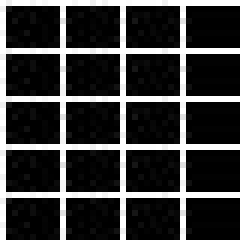
#> input picture test2.jpg, 40 x 40 px, found by its file name (shown 6 times larger)
$ jupyter execute --allow-errors conv_int_40_40.ipynb   (older library calls are emulated)
#> lines starting #> are read from the running program, lines starting #| are printed output that depends on the picture; after the words box and inside, x2 and y2 are one past the last pixel; in counts of white or black regions, pixels touching at a corner belong together
## Vertical Edge filter on a 40x40 image

[cell 1]
from pynq import Overlay
from pynq import MMIO
from pynq import Xlnk
import numpy as np
import scipy
import bitstring
from PIL import Image
from scipy.misc import imshow, imresize, imsave
from scipy.ndimage.filters import convolve,correlate
import matplotlib.pyplot as plt
import time

### Function to convert a RGB image to grayscale

[cell 2]
def rgb2grayscale(im):
        """
            Converts RGB to Grayscale.
            @params: Input RGB image.
            @return: Grayscale image(1 channel)
        """
        if  len(im.shape) > 2:
            if im.shape[2] == 3: # Convert RGB image to Grayscale
                r, g, b = im[:, :, 0], im[:, :, 1], im[:, :, 2]
                grayscale = 0.2989 * r + 0.5870 * g + 0.1140 * b
                return grayscale
        else:
            return im

### Open Input Image
The following piece of code carries out the following
- opens image
- converts it to grayscale
- print out the shape of the image

The input image is an image with horizontal and vertical lines as shown below

[cell 3]
img = Image.open("/home/xilinx/jupyter_notebooks/test2.jpg")
#> img is the input picture: PIL image 40x40 L; min 0, max 255, mean 55.4
img = np.array(img)
in_img = rgb2grayscale(np.array(img))
height, width = in_img.shape
#> height = 40; width = 40
print(in_img.shape)
#| (40, 40)

### Load FPGA bitstream
Here we load the bitstream generated from the Vivado tool as a overlay

#> (a cell that did not finish here is left out)

### Define the Sobel filter
Here we define the Sobel filter which detects vertical edges

[cell 5]
kernel_dim = 3
kernel = np.array([[1,2,1],[0,0,0],[-1,-2,-1]])
kernel = kernel.T

### Declare/Initialize array for output image
Here we declare an output array of size = 1600.
This is a 1D array

[cell 6]
out_img = np.zeros((height-kernel_dim//2-1)*(width-kernel_dim//2-1))
#> out_img = 1444 values from 0 to 0
print(out_img.shape)
#| (1444,)

### Address and size of the input buffer

#> (a cell that did not finish here is left out)

### Address and size of the output buffer

#> (a cell that did not finish here is left out)

### Write kernel to Conv. core registers
Since the kernel data is stored in the registers of the core we load the kernel data here.
The kernel is stored in registers 0x40 through 0x7f

[cell 9]
y,x = kernel.shape
# Address for the config register of the core
start_addr = 0x40
#> (the rest of this cell did not finish here and is left out)

### Write input image to input buffer ram

[cell 10]
h,w = in_img.shape
#> h = 40; w = 40
print("Input dimensions",h,w)
#| Input dimensions 40 40
start_addr = 0x00
#> (the rest of this cell did not finish here and is left out)

### Configure the convolution core
The following steps are carried out in the code block below
- Configure the width register
- Configure the height register
- Write 5 in the 0x00 register to start conv operation
- Poll register 0x00 to check if the operation is completed

#> (a cell that did not finish here is left out)

### Read Output buffer
Read the output buffer data into numpy array - out_img. The 2's complement neagtive numbers are converted accordingly

[cell 12]
# read out the processed data
start_addr = 0x00
#> (the rest of this cell did not finish here and is left out)

### Reshape the 1D array to a 2D array

[cell 13]
out_img = np.reshape(out_img,(h-kernel_dim//2-1,w-kernel_dim//2-1))

### Save the output image

[cell 14]
_out_img = Image.fromarray(out_img)
#> _out_img: PIL image 38x38 F; every value is 0
#> out_img: shape (38, 38) float64; every value is 0
imsave("test2_out.jpg", _out_img)

## Output Image
The output image from output buffer is below

Here we see that the horizontal lines are not part of the image

[cell 15]
st_time = time.time()
ref_out_img = correlate(in_img, kernel, mode='constant')
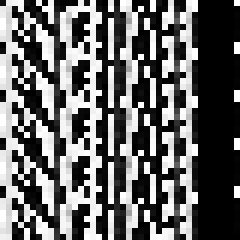
#> ref_out_img: shape (40, 40) (shown 6 times larger); min 0, max 255, mean 102.5
e_time = time.time()
time_arm = e_time-st_time
print("Time taken for software implementation", time_arm)

### Generate Reference output using Python
To do this we the correlate function in the scipy python library

### Compare the Hardware and Reference output

[cell 16]
check = ref_out_img[1:width-1,1:height-1] == out_img.astype(np.uint8)
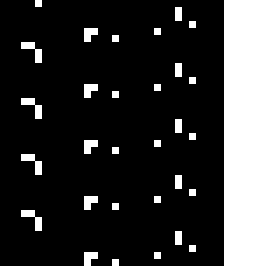
#> check: shape (38, 38) bool (shown 7 times larger); 19.7% white; 31 white regions (30 under 20 px), largest, box (x1, y1, x2, y2) and area: (32, 0, 38, 38) 228
check.all()
#> Out = False
